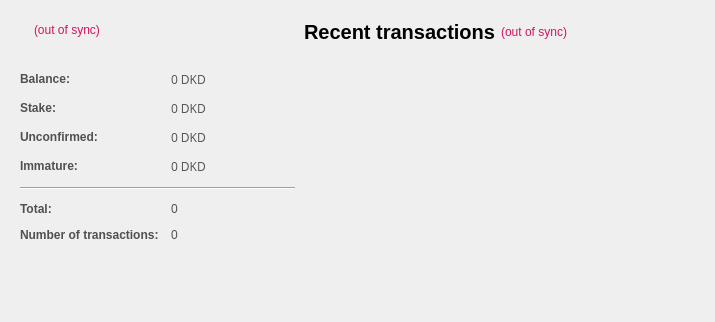
<?xml version="1.0" encoding="UTF-8"?>
<ui version="4.0">
 <class>OverviewPage</class>
 <widget class="QWidget" name="OverviewPage">
  <property name="geometry">
   <rect>
    <x>0</x>
    <y>0</y>
    <width>575</width>
    <height>417</height>
   </rect>
  </property>
  <property name="sizePolicy">
   <sizepolicy hsizetype="Minimum" vsizetype="Preferred">
    <horstretch>0</horstretch>
    <verstretch>0</verstretch>
   </sizepolicy>
  </property>
  <property name="maximumSize">
   <size>
    <width>575</width>
    <height>16777215</height>
   </size>
  </property>
  <property name="windowTitle">
   <string>Form</string>
  </property>
  <property name="styleSheet">
   <string notr="true">color:#505050;
font-family:'Open Sans,sans-serif';</string>
  </property>
  <layout class="QGridLayout" name="gridLayout_2">
   <property name="sizeConstraint">
    <enum>QLayout::SetFixedSize</enum>
   </property>
   <property name="leftMargin">
    <number>11</number>
   </property>
   <property name="horizontalSpacing">
    <number>0</number>
   </property>
   <item row="1" column="1">
    <layout class="QVBoxLayout" name="verticalLayout_3">
     <property name="spacing">
      <number>7</number>
     </property>
     <item>
      <widget class="QFrame" name="frame_2">
       <property name="sizePolicy">
        <sizepolicy hsizetype="Fixed" vsizetype="Preferred">
         <horstretch>0</horstretch>
         <verstretch>0</verstretch>
        </sizepolicy>
       </property>
       <property name="minimumSize">
        <size>
         <width>400</width>
         <height>0</height>
        </size>
       </property>
       <property name="maximumSize">
        <size>
         <width>450</width>
         <height>16777215</height>
        </size>
       </property>
       <layout class="QVBoxLayout" name="verticalLayout">
        <property name="leftMargin">
         <number>0</number>
        </property>
        <item>
         <layout class="QHBoxLayout" name="horizontalLayout_2">
          <item>
           <widget class="QLabel" name="label_4">
            <property name="text">
             <string>&lt;html&gt;&lt;head/&gt;&lt;body&gt;&lt;p&gt;&lt;span style=&quot; font-size:20px; font-weight:600; color:#000000;&quot;&gt;Recent transactions&lt;/span&gt;&lt;/p&gt;&lt;/body&gt;&lt;/html&gt;</string>
            </property>
           </widget>
          </item>
          <item>
           <widget class="QLabel" name="labelTransactionsStatus">
            <property name="toolTip">
             <string>The displayed information may be out of date. Your Wallet automatically synchronizes with the Dekadocoin network after a connection is established, but this process has not completed yet.</string>
            </property>
            <property name="styleSheet">
             <string notr="true">QLabel { color: red; }</string>
            </property>
            <property name="text">
             <string notr="true">&lt;html&gt;&lt;head/&gt;&lt;body&gt;&lt;p&gt;&lt;span style=&quot; color:#d31360;&quot;&gt;(out of sync)&lt;/span&gt;&lt;/p&gt;&lt;/body&gt;&lt;/html&gt;</string>
            </property>
            <property name="alignment">
             <set>Qt::AlignRight|Qt::AlignTrailing|Qt::AlignVCenter</set>
            </property>
           </widget>
          </item>
          <item>
           <spacer name="horizontalSpacer">
            <property name="orientation">
             <enum>Qt::Horizontal</enum>
            </property>
            <property name="sizeHint" stdset="0">
             <size>
              <width>40</width>
              <height>20</height>
             </size>
            </property>
           </spacer>
          </item>
         </layout>
        </item>
        <item>
         <spacer name="verticalSpacer_6">
          <property name="orientation">
           <enum>Qt::Vertical</enum>
          </property>
          <property name="sizeType">
           <enum>QSizePolicy::Maximum</enum>
          </property>
          <property name="sizeHint" stdset="0">
           <size>
            <width>20</width>
            <height>13</height>
           </size>
          </property>
         </spacer>
        </item>
        <item>
         <widget class="QListView" name="listTransactions">
          <property name="sizePolicy">
           <sizepolicy hsizetype="Fixed" vsizetype="Expanding">
            <horstretch>0</horstretch>
            <verstretch>0</verstretch>
           </sizepolicy>
          </property>
          <property name="maximumSize">
           <size>
            <width>400</width>
            <height>16777215</height>
           </size>
          </property>
          <property name="styleSheet">
           <string notr="true">QListView { background: transparent;font-size:12px;  }</string>
          </property>
          <property name="frameShape">
           <enum>QFrame::NoFrame</enum>
          </property>
          <property name="verticalScrollBarPolicy">
           <enum>Qt::ScrollBarAlwaysOff</enum>
          </property>
          <property name="horizontalScrollBarPolicy">
           <enum>Qt::ScrollBarAlwaysOff</enum>
          </property>
          <property name="selectionMode">
           <enum>QAbstractItemView::NoSelection</enum>
          </property>
         </widget>
        </item>
       </layout>
      </widget>
     </item>
    </layout>
   </item>
   <item row="1" column="0">
    <layout class="QVBoxLayout" name="verticalLayout_2">
     <property name="spacing">
      <number>1</number>
     </property>
     <item>
      <widget class="QFrame" name="frame">
       <property name="sizePolicy">
        <sizepolicy hsizetype="Fixed" vsizetype="Preferred">
         <horstretch>0</horstretch>
         <verstretch>0</verstretch>
        </sizepolicy>
       </property>
       <property name="maximumSize">
        <size>
         <width>350</width>
         <height>16777215</height>
        </size>
       </property>
       <layout class="QVBoxLayout" name="verticalLayout_4">
        <item>
         <layout class="QHBoxLayout" name="horizontalLayout_4">
          <property name="spacing">
           <number>7</number>
          </property>
          <item>
           <widget class="QLabel" name="label_5">
            <property name="font">
             <font>
              <family>Open Sans,sans-serif</family>
             </font>
            </property>
            
           </widget>
          </item>
          <item>
           <widget class="QLabel" name="labelWalletStatus">
            <property name="toolTip">
             <string>The displayed information may be out of date. Your Wallet automatically synchronizes with the Dekadocoin network after a connection is established, but this process has not completed yet.</string>
            </property>
            <property name="styleSheet">
             <string notr="true">QLabel { color: red; }</string>
            </property>
            <property name="text">
             <string notr="true">&lt;html&gt;&lt;head/&gt;&lt;body&gt;&lt;p&gt;&lt;span style=&quot; color:#d31360;&quot;&gt;(out of sync)&lt;/span&gt;&lt;/p&gt;&lt;/body&gt;&lt;/html&gt;</string>
            </property>
            <property name="alignment">
             <set>Qt::AlignLeading|Qt::AlignLeft|Qt::AlignVCenter</set>
            </property>
           </widget>
          </item>
          <item>
           <spacer name="horizontalSpacer_2">
            <property name="orientation">
             <enum>Qt::Horizontal</enum>
            </property>
            <property name="sizeHint" stdset="0">
             <size>
              <width>40</width>
              <height>20</height>
             </size>
            </property>
           </spacer>
          </item>
         </layout>
        </item>
        <item>
         <spacer name="horizontalSpacer_3">
          <property name="orientation">
           <enum>Qt::Horizontal</enum>
          </property>
          <property name="sizeHint" stdset="0">
           <size>
            <width>275</width>
            <height>5</height>
           </size>
          </property>
         </spacer>
        </item>
        <item>
         <spacer name="verticalSpacer_5">
          <property name="orientation">
           <enum>Qt::Vertical</enum>
          </property>
          <property name="sizeType">
           <enum>QSizePolicy::Maximum</enum>
          </property>
          <property name="sizeHint" stdset="0">
           <size>
            <width>20</width>
            <height>20</height>
           </size>
          </property>
         </spacer>
        </item>
        <item>
         <layout class="QFormLayout" name="formLayout_2">
          <property name="fieldGrowthPolicy">
           <enum>QFormLayout::AllNonFixedFieldsGrow</enum>
          </property>
          <property name="horizontalSpacing">
           <number>12</number>
          </property>
          <property name="verticalSpacing">
           <number>12</number>
          </property>
          <item row="0" column="0">
           <widget class="QLabel" name="label">
            <property name="text">
             <string>&lt;html&gt;&lt;head/&gt;&lt;body&gt;&lt;p&gt;&lt;span style=&quot; font-weight:600;&quot;&gt;Balance:&lt;/span&gt;&lt;/p&gt;&lt;/body&gt;&lt;/html&gt;</string>
            </property>
           </widget>
          </item>
          <item row="0" column="1">
           <widget class="QLabel" name="labelBalance">
            <property name="font">
             <font>
              <family>Open Sans,sans-serif</family>
             </font>
            </property>
            <property name="cursor">
             <cursorShape>IBeamCursor</cursorShape>
            </property>
            <property name="toolTip">
             <string>Your current balance</string>
            </property>
            <property name="text">
             <string notr="true">0 DKD</string>
            </property>
            <property name="textInteractionFlags">
             <set>Qt::LinksAccessibleByMouse|Qt::TextSelectableByKeyboard|Qt::TextSelectableByMouse</set>
            </property>
           </widget>
          </item>
          <item row="1" column="0">
           <widget class="QLabel" name="label_6">
            <property name="text">
             <string>&lt;html&gt;&lt;head/&gt;&lt;body&gt;&lt;p&gt;&lt;span style=&quot; font-weight:600;&quot;&gt;Stake:&lt;/span&gt;&lt;/p&gt;&lt;/body&gt;&lt;/html&gt;</string>
            </property>
           </widget>
          </item>
          <item row="1" column="1">
           <widget class="QLabel" name="labelStake">
            <property name="font">
             <font>
              <family>Open Sans,sans-serif</family>
             </font>
            </property>
            <property name="cursor">
             <cursorShape>IBeamCursor</cursorShape>
            </property>
            <property name="toolTip">
             <string>Total of coins that was staked, and do not yet count toward the current balance</string>
            </property>
            <property name="text">
             <string notr="true">0 DKD</string>
            </property>
            <property name="textInteractionFlags">
             <set>Qt::LinksAccessibleByMouse|Qt::TextSelectableByKeyboard|Qt::TextSelectableByMouse</set>
            </property>
           </widget>
          </item>
          <item row="2" column="0">
           <widget class="QLabel" name="label_3">
            <property name="text">
             <string>&lt;html&gt;&lt;head/&gt;&lt;body&gt;&lt;p&gt;&lt;span style=&quot; font-weight:600;&quot;&gt;Unconfirmed:&lt;/span&gt;&lt;/p&gt;&lt;/body&gt;&lt;/html&gt;</string>
            </property>
           </widget>
          </item>
          <item row="2" column="1">
           <widget class="QLabel" name="labelUnconfirmed">
            <property name="font">
             <font>
              <family>Open Sans,sans-serif</family>
             </font>
            </property>
            <property name="cursor">
             <cursorShape>IBeamCursor</cursorShape>
            </property>
            <property name="toolTip">
             <string>Total of transactions that have yet to be confirmed, and do not yet count toward the current balance</string>
            </property>
            <property name="text">
             <string notr="true">0 DKD</string>
            </property>
            <property name="textInteractionFlags">
             <set>Qt::LinksAccessibleByMouse|Qt::TextSelectableByKeyboard|Qt::TextSelectableByMouse</set>
            </property>
           </widget>
          </item>
          <item row="3" column="0">
           <widget class="QLabel" name="labelImmatureText">
            <property name="text">
             <string>&lt;html&gt;&lt;head/&gt;&lt;body&gt;&lt;p&gt;&lt;span style=&quot; font-weight:600;&quot;&gt;Immature:&lt;/span&gt;&lt;/p&gt;&lt;/body&gt;&lt;/html&gt;</string>
            </property>
           </widget>
          </item>
          <item row="3" column="1">
           <widget class="QLabel" name="labelImmature">
            <property name="font">
             <font>
              <family>Open Sans,sans-serif</family>
             </font>
            </property>
            <property name="toolTip">
             <string>Mined balance that has not yet matured</string>
            </property>
            <property name="text">
             <string notr="true">0 DKD</string>
            </property>
            <property name="textInteractionFlags">
             <set>Qt::LinksAccessibleByMouse|Qt::TextSelectableByKeyboard|Qt::TextSelectableByMouse</set>
            </property>
           </widget>
          </item>
          <item row="4" column="0" colspan="2">
           <widget class="Line" name="line">
            <property name="sizePolicy">
             <sizepolicy hsizetype="Expanding" vsizetype="Fixed">
              <horstretch>140</horstretch>
              <verstretch>0</verstretch>
             </sizepolicy>
            </property>
            <property name="orientation">
             <enum>Qt::Horizontal</enum>
            </property>
           </widget>
          </item>
          <item row="5" column="0">
           <widget class="QLabel" name="label_10">
            <property name="text">
             <string>&lt;html&gt;&lt;head/&gt;&lt;body&gt;&lt;p&gt;&lt;span style=&quot; font-weight:600;&quot;&gt;Total:&lt;/span&gt;&lt;/p&gt;&lt;/body&gt;&lt;/html&gt;</string>
            </property>
           </widget>
          </item>
          <item row="5" column="1">
           <widget class="QLabel" name="labelTotal">
            <property name="toolTip">
             <string>Total number of transactions in wallet</string>
            </property>
            <property name="text">
             <string notr="true">0</string>
            </property>
           </widget>
          </item>
          <item row="6" column="0">
           <widget class="QLabel" name="label_2">
            <property name="text">
             <string>&lt;html&gt;&lt;head/&gt;&lt;body&gt;&lt;p&gt;&lt;span style=&quot; font-weight:600;&quot;&gt;Number of transactions:&lt;/span&gt;&lt;/p&gt;&lt;/body&gt;&lt;/html&gt;</string>
            </property>
           </widget>
          </item>
          <item row="6" column="1">
           <widget class="QLabel" name="labelNumTransactions">
            <property name="toolTip">
             <string>Total number of transactions in wallet</string>
            </property>
            <property name="text">
             <string notr="true">0</string>
            </property>
           </widget>
          </item>
         </layout>
        </item>
        <item>
         <spacer name="verticalSpacer_2">
          <property name="orientation">
           <enum>Qt::Vertical</enum>
          </property>
          <property name="sizeHint" stdset="0">
           <size>
            <width>20</width>
            <height>20</height>
           </size>
          </property>
         </spacer>
        </item>
        <item>
         <widget class="QLabel" name="wallet">
          <property name="layoutDirection">
           <enum>Qt::LeftToRight</enum>
          </property>
          <property name="styleSheet">
           <string notr="true"/>
          </property>
          <property name="text">
           <string/>
          </property>
          <property name="alignment">
           <set>Qt::AlignCenter</set>
          </property>
         </widget>
        </item>
        <item>
         <spacer name="verticalSpacer">
          <property name="orientation">
           <enum>Qt::Vertical</enum>
          </property>
          <property name="sizeHint" stdset="0">
           <size>
            <width>20</width>
            <height>20</height>
           </size>
          </property>
         </spacer>
        </item>
       </layout>
      </widget>
     </item>
    </layout>
   </item>
  </layout>
 </widget>
 <resources/>
 <connections/>
</ui>
